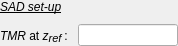
              <widget class="QWidget" name="sadPage">
               <property name="sizePolicy">
                <sizepolicy hsizetype="Fixed" vsizetype="Fixed">
                 <horstretch>0</horstretch>
                 <verstretch>0</verstretch>
                </sizepolicy>
               </property>
               <layout class="QVBoxLayout" name="verticalLayout_8">
                <property name="sizeConstraint">
                 <enum>QLayout::SetFixedSize</enum>
                </property>
                <property name="leftMargin">
                 <number>0</number>
                </property>
                <property name="topMargin">
                 <number>0</number>
                </property>
                <property name="rightMargin">
                 <number>0</number>
                </property>
                <property name="bottomMargin">
                 <number>0</number>
                </property>
                <item>
                 <layout class="QVBoxLayout" name="sadPageVL">
                  <property name="spacing">
                   <number>10</number>
                  </property>
                  <property name="sizeConstraint">
                   <enum>QLayout::SetDefaultConstraint</enum>
                  </property>
                  <item>
                   <widget class="QLabel" name="sadSetupLabel">
                    <property name="sizePolicy">
                     <sizepolicy hsizetype="Fixed" vsizetype="Preferred">
                      <horstretch>0</horstretch>
                      <verstretch>0</verstretch>
                     </sizepolicy>
                    </property>
                    <property name="text">
                     <string>&lt;html&gt;&lt;head/&gt;&lt;body&gt;&lt;p&gt;&lt;span style=&quot; font-style:italic; text-decoration: underline;&quot;&gt;SAD set-up&lt;/span&gt;&lt;/p&gt;&lt;/body&gt;&lt;/html&gt;</string>
                    </property>
                   </widget>
                  </item>
                  <item>
                   <layout class="QHBoxLayout" name="tmrHL">
                    <property name="sizeConstraint">
                     <enum>QLayout::SetDefaultConstraint</enum>
                    </property>
                    <item>
                     <widget class="QLabel" name="tmrLabel">
                      <property name="sizePolicy">
                       <sizepolicy hsizetype="Fixed" vsizetype="Fixed">
                        <horstretch>0</horstretch>
                        <verstretch>0</verstretch>
                       </sizepolicy>
                      </property>
                      <property name="text">
                       <string>&lt;html&gt;&lt;head/&gt;&lt;body&gt;&lt;p&gt;&lt;span style=&quot; font-style:italic;&quot;&gt;TMR&lt;/span&gt; at  &lt;span style=&quot; font-style:italic;&quot;&gt;z&lt;/span&gt;&lt;span style=&quot; font-size:12pt; font-style:italic; vertical-align:sub;&quot;&gt;ref &lt;/span&gt;:&lt;/p&gt;&lt;/body&gt;&lt;/html&gt;</string>
                      </property>
                     </widget>
                    </item>
                    <item>
                     <widget class="QLineEdit" name="tmrLE">
                      <property name="sizePolicy">
                       <sizepolicy hsizetype="Expanding" vsizetype="Fixed">
                        <horstretch>0</horstretch>
                        <verstretch>0</verstretch>
                       </sizepolicy>
                      </property>
                      <property name="minimumSize">
                       <size>
                        <width>100</width>
                        <height>0</height>
                       </size>
                      </property>
                      <property name="maximumSize">
                       <size>
                        <width>100</width>
                        <height>16777215</height>
                       </size>
                      </property>
                     </widget>
                    </item>
                    <item>
                     <spacer name="tmrSpacer">
                      <property name="orientation">
                       <enum>Qt::Horizontal</enum>
                      </property>
                      <property name="sizeHint" stdset="0">
                       <size>
                        <width>0</width>
                        <height>20</height>
                       </size>
                      </property>
                     </spacer>
                    </item>
                   </layout>
                  </item>
                 </layout>
                </item>
               </layout>
              </widget>
